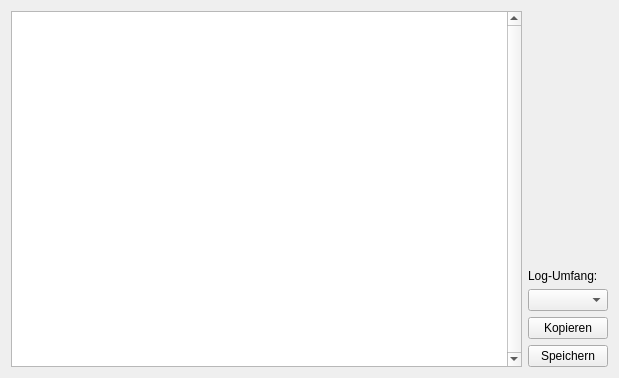
<?xml version="1.0" encoding="UTF-8"?>
<ui version="4.0">
 <class>Logger</class>
 <widget class="QWidget" name="Logger">
  <property name="geometry">
   <rect>
    <x>0</x>
    <y>0</y>
    <width>619</width>
    <height>378</height>
   </rect>
  </property>
  <property name="windowTitle">
   <string notr="true">Form</string>
  </property>
  <layout class="QHBoxLayout" name="horizontalLayout">
   <item>
    <widget class="QListWidget" name="logList">
     <property name="verticalScrollBarPolicy">
      <enum>Qt::ScrollBarAlwaysOn</enum>
     </property>
     <property name="horizontalScrollBarPolicy">
      <enum>Qt::ScrollBarAlwaysOff</enum>
     </property>
     <property name="editTriggers">
      <set>QAbstractItemView::NoEditTriggers</set>
     </property>
     <property name="showDropIndicator" stdset="0">
      <bool>false</bool>
     </property>
     <property name="selectionMode">
      <enum>QAbstractItemView::ExtendedSelection</enum>
     </property>
     <property name="textElideMode">
      <enum>Qt::ElideRight</enum>
     </property>
     <property name="wordWrap">
      <bool>true</bool>
     </property>
    </widget>
   </item>
   <item>
    <layout class="QVBoxLayout" name="verticalLayout">
     <item>
      <spacer name="verticalSpacer">
       <property name="orientation">
        <enum>Qt::Vertical</enum>
       </property>
       <property name="sizeHint" stdset="0">
        <size>
         <width>20</width>
         <height>40</height>
        </size>
       </property>
      </spacer>
     </item>
     <item>
      <widget class="QLabel" name="label">
       <property name="text">
        <string>Log-Umfang:</string>
       </property>
      </widget>
     </item>
     <item>
      <widget class="QComboBox" name="logLevelCB">
       <property name="toolTip">
        <string>&lt;html&gt;&lt;head/&gt;&lt;body&gt;&lt;p&gt;&lt;span style=&quot; font-weight:600;&quot;&gt;Standard&lt;/span&gt;: Alle wichtigen Ereignisse werden geloggt.&lt;/p&gt;&lt;p&gt;&lt;span style=&quot; font-weight:600;&quot;&gt;Erweitert&lt;/span&gt;: Neben den wichtigen Ereignissen werden auch solche geloggt, die zur Fehlerbehebung dienen.&lt;/p&gt;&lt;/body&gt;&lt;/html&gt;</string>
       </property>
      </widget>
     </item>
     <item>
      <widget class="QPushButton" name="copyPB">
       <property name="toolTip">
        <string>&lt;html&gt;&lt;head/&gt;&lt;body&gt;&lt;p&gt;Kopiert den gesamten Text in die Zwischenablage.&lt;/p&gt;&lt;p&gt;Um einzelne Elemente zu kopieren, müssen diese ausgewählt und mit der plattformtypischen Tastenkombination (Windows: Strg + C) kopiert werden&lt;/p&gt;&lt;/body&gt;&lt;/html&gt;</string>
       </property>
       <property name="text">
        <string>Kopieren</string>
       </property>
      </widget>
     </item>
     <item>
      <widget class="QPushButton" name="savePB">
       <property name="toolTip">
        <string>&lt;html&gt;&lt;head/&gt;&lt;body&gt;&lt;p&gt;Speichert den gesamten Text in eine separate Datei.&lt;/p&gt;&lt;/body&gt;&lt;/html&gt;</string>
       </property>
       <property name="text">
        <string>Speichern</string>
       </property>
      </widget>
     </item>
    </layout>
   </item>
  </layout>
 </widget>
 <resources/>
 <connections/>
</ui>
